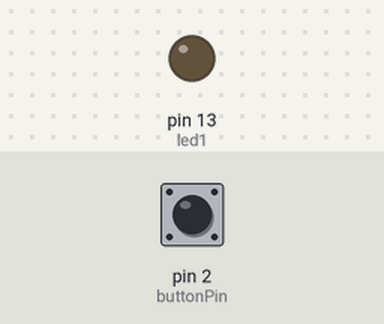
A sketch run on a simulated Arduino Uno, built with avr-gcc and run on an emulated ATmega328P. On the bench: output pins drawn as LEDs (lit = HIGH). The test bench sets the inputs (shaded band); at power-on: pin 2 (buttonPin) LOW.

Above: at 1.2 s.
1.3 s: pin 2 (buttonPin) pulled HIGH for 0.15 s
At 1.37 s:
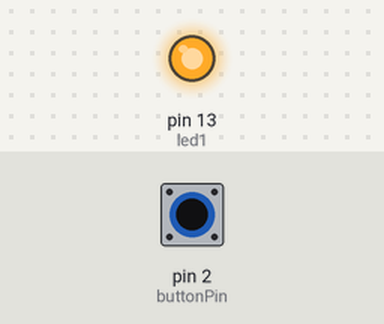
2.9 s: pin 2 (buttonPin) pulled HIGH for 3.2 s
At 6.9 s:
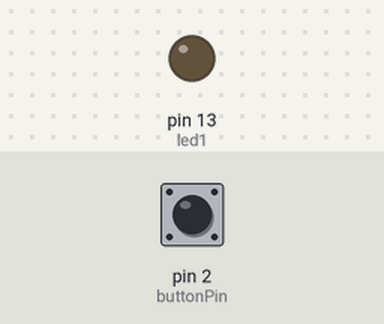
Timing chart, 0 to 8.4 s (numbered marks = the images above; inputs shaded):
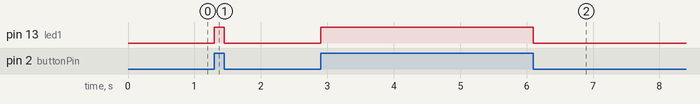

Measured:
- after the input at 1.3 s, pin 13 (led1): LOW → HIGH at once, → LOW 0.15 s later
- after the input at 2.9 s, pin 13 (led1): LOW → HIGH at once, → LOW 3.2 s later

The sketch:

Button_Led.ino
```cpp
int led1 = 13; // กำหนดขาใช้งาน
int buttonPin = 2;
int buttonState = 0;
void setup()
{
pinMode(led1, OUTPUT); // กำหนดขาทำหน้าที่ให้ขา 2 เป็น OUTPUT
pinMode(buttonPin, INPUT);// กำหนดขาทำหน้าที่ให้ขา 3 เป็น INPUT รับค่าจากสวิตช์
digitalWrite(led1, LOW);
}
void loop()
{
buttonState = digitalRead(buttonPin); // อ่านค่าสถานะขา3
if (buttonState == HIGH) { //กำหนดเงื่อนไขถ้าตัวแปล buttonState เก็บ ค่า 1(HIGH) ให้ทำในปีกกา
digitalWrite(led1, HIGH); // ไฟ LED 1ติด
}
else { //ถ้าตัวแปล buttonState ไม่ได้เก็บ ค่า 1(HIGH) คือ ตัวแปล buttonState เก็บค่า 0(LOW) อยู่ ให้ทำปีกกาข้างล่าง
digitalWrite(led1, LOW); // ไฟ LED 1ดับ
}
}
```
